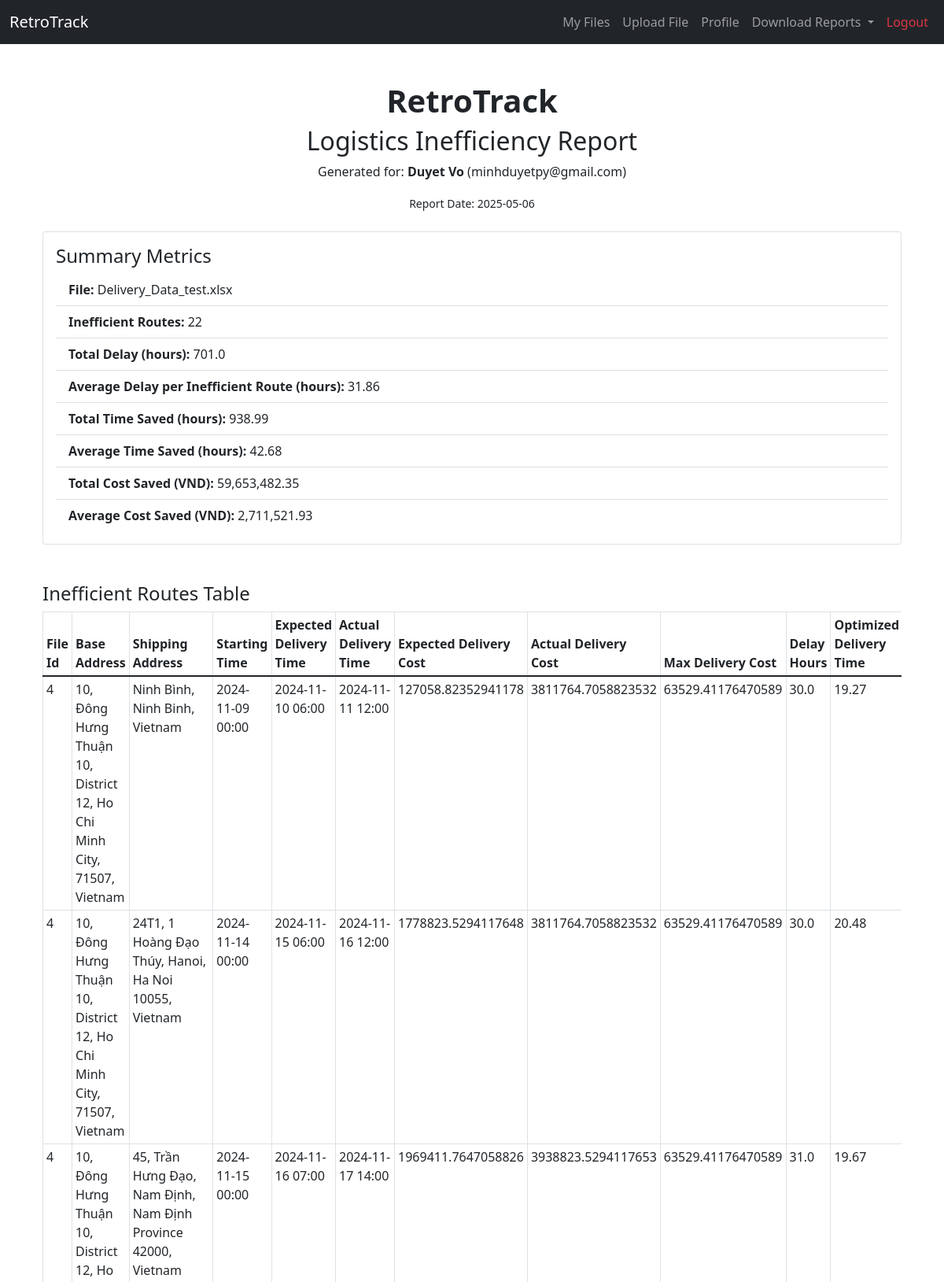
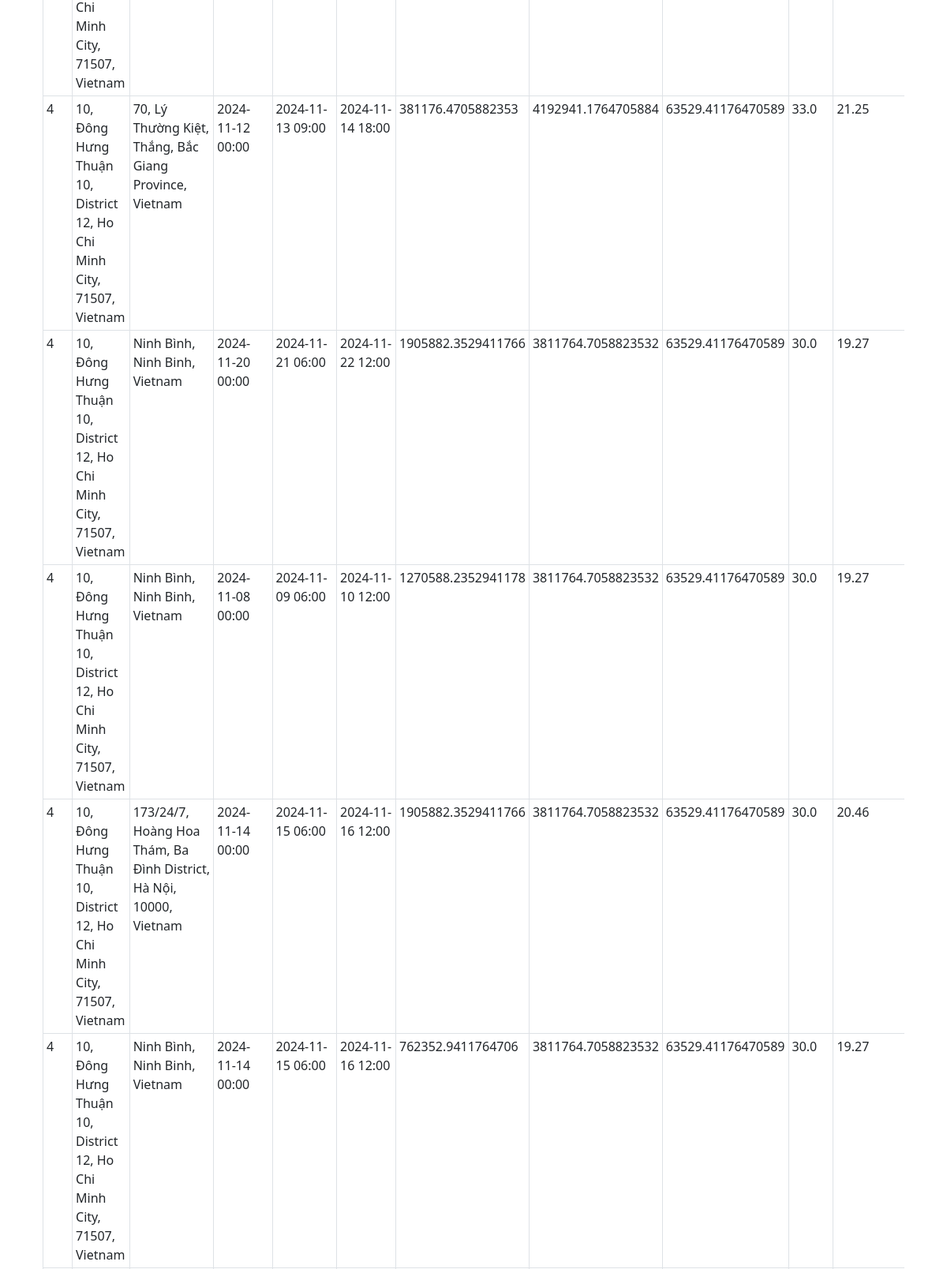
The page /report/4 (signed in, upper part) on the database its author committed (2 pictures, top to bottom).
### app/models.py (models this page shows, shortened)
class User(db.Model):
    id = db.Column(db.Integer, primary_key=True)
    first_name = db.Column(db.String(100), nullable=False)
    last_name = db.Column(db.String(100), nullable=False)
    email = db.Column(db.String(120), unique=True, nullable=False)
    password = db.Column(db.String(60), nullable=False)

class File(db.Model):
    id = db.Column(db.Integer, primary_key=True)
    filename = db.Column(db.String(255), nullable=False)
    upload_date = db.Column(db.DateTime, nullable=False, default=datetime.utcnow)
    size = db.Column(db.Float, nullable=False)
    user_id = db.Column(db.Integer, nullable=False)
    parsed_data = db.Column(db.Text, nullable=True)

class InefficientRoute(db.Model):
    id = db.Column(db.Integer, primary_key=True)
    file_id = db.Column(db.Integer, db.ForeignKey('file.id'), nullable=False)
    base_address = db.Column(db.String(255), nullable=False)
    shipping_address = db.Column(db.String(255), nullable=False)
    starting_time = db.Column(db.DateTime, nullable=False)
    expected_delivery_time = db.Column(db.DateTime, nullable=False)
    actual_delivery_time = db.Column(db.DateTime, nullable=False)
    expected_delivery_cost = db.Column(db.Float, nullable=False)
    actual_delivery_cost = db.Column(db.Float, nullable=False)
    max_delivery_cost = db.Column(db.Float, nullable=False)
    optimized_delivery_time = db.Column(db.Float, nullable=True)
    time_saved = db.Column(db.Float, nullable=True)

### app/report_routes.py (the view)
@app.route('/report/<int:file_id>')
def report_preview(file_id):
    if 'user_id' not in session:
        flash("Login required.", "danger")
        return redirect(url_for('login'))
    user = User.query.get(session['user_id'])
    summary = generate_summary(file_id, user)
    chart_url = f"/static/plots/cost_waste_{file_id}.png"
    return render_template(
        "report_preview.html",
        summary=summary,
        file_id=file_id,
        chart_url=chart_url
    )

### app/helpers/geoapify.py (called while the page is built)
def update_cached_routes(routes):
    updated = False
    for r in routes:
        if r.optimized_delivery_time is None or r.time_saved is None:
            opt_time = get_optimized_route_time(r.base_address, r.shipping_address)
            if opt_time is not None:
                actual_dur = (r.actual_delivery_time - r.starting_time).total_seconds() / 3600.0
                if actual_dur > opt_time:
                    r.optimized_delivery_time = round(opt_time, 2)
                    r.time_saved = round(actual_dur - opt_time, 2)
                    updated = True
    if updated:
        try:
            db.session.commit()
        except Exception as e:
            db.session.rollback()
            print("Error committing route updates:", e)

### app/routes.py (called while the page is built)
@app.context_processor
def inject_now():
    return {"now": datetime.utcnow()}

@app.context_processor
def inject_user_files():
    if 'user_id' in session:
        files = File.query.filter_by(user_id=session['user_id']).all()
    else:
        files = []
    return dict(user_files=files)

### app/templates/report_preview.html (shortened to what this page needs)
{% extends "base.html" %}
{% block content %}
    <div class="container my-5">
        <div class="text-center mb-4">
            <h1 class="fw-bold">RetroTrack</h1>
            <h2 class="mt-2">Logistics Inefficiency Report</h2>
            <p>Generated for: <strong>{{ summary.user_name }}</strong> ({{ summary.user_email }})</p>
            <p><small>Report Date: {{ now.strftime('%Y-%m-%d') }}</small></p>
        </div>
        <div class="card mb-4">
            <div class="card-body">
                <h4 class="card-title">Summary Metrics</h4>
                <ul class="list-group list-group-flush">
                    <li class="list-group-item"><strong>File:</strong> {{ summary.file_name }}</li>
                    <li class="list-group-item"><strong>Inefficient Routes:</strong> {{ summary.inefficient_routes }}
                    </li>
                    <li class="list-group-item"><strong>Total Delay (hours):</strong> {{ summary.total_delayed_hours }}
                    </li>
                    <li class="list-group-item"><strong>Average Delay per Inefficient Route
                        (hours):</strong> {{ summary.avg_delayed_hours }}</li>
                    <li class="list-group-item"><strong>Total Time Saved
                        (hours):</strong> {{ summary.total_time_saved }}</li>
                    <li class="list-group-item"><strong>Average Time Saved
                        (hours):</strong> {{ summary.avg_time_saved }}</li>
                    <li class="list-group-item"><strong>Total Cost Saved
                        (VND):</strong> {{ "{:,}".format(summary.total_cost_saved) }}</li>
                    <li class="list-group-item"><strong>Average Cost Saved
                        (VND):</strong> {{ "{:,}".format(summary.avg_cost_saved) }}</li>
                </ul>
            </div>
        </div>
        {% if summary.ineff_table %}
            <h4 class="mt-5">Inefficient Routes Table</h4>
            <div class="table-responsive">
                <table class="table table-bordered table-sm">
                    <thead>
                    <tr>
                        {% for key in summary.ineff_table[0].keys() %}
                            <th>{{ key.replace('_', ' ').title() }}</th>
                        {% endfor %}
                    </tr>
                    </thead>
                    <tbody>
                    {% for row in summary.ineff_table %}
                        <tr>
                            {% for value in row.values() %}
                                <td>{{ value }}</td>
                            {% endfor %}
                        </tr>
                    {% endfor %}
                    </tbody>
                </table>
            </div>
        {% endif %}
    </div>
{% endblock %}

### rows shown on the page
User: user_email "minhduyetpy@gmail.com"
File: file_name "Delivery_Data_test.xlsx"
InefficientRoute: values "4" "2024-11-09 00:00" "2024-11-10 06:00" "2024-11-11 12:00" "30.0", base_address "10, Đông Hưng Thuận 10, District 12, Ho Chi Minh City, 71507, Vietnam", shipping_address "Ninh Bình, Ninh Binh, Vietnam", expected_delivery_cost "127058.82352941178", actual_delivery_cost "3811764.7058823532", max_delivery_cost "63529.41176470589", optimized_delivery_time "19.27"
InefficientRoute: values "4" "2024-11-14 00:00" "2024-11-15 06:00" "2024-11-16 12:00" "30.0", base_address "10, Đông Hưng Thuận 10, District 12, Ho Chi Minh City, 71507, Vietnam", shipping_address "24T1, 1 Hoàng Đạo Thúy, Hanoi, Ha Noi 10055, Vietnam", expected_delivery_cost "1778823.5294117648", actual_delivery_cost "3811764.7058823532", max_delivery_cost "63529.41176470589", optimized_delivery_time "20.48"
InefficientRoute: values "4" "2024-11-15 00:00" "2024-11-16 07:00" "2024-11-17 14:00" "31.0", base_address "10, Đông Hưng Thuận 10, District 12, Ho Chi Minh City, 71507, Vietnam", shipping_address "45, Trần Hưng Đạo, Nam Định, Nam Định Province 42000, Vietnam", expected_delivery_cost "1969411.7647058826", actual_delivery_cost "3938823.5294117653", max_delivery_cost "63529.41176470589", optimized_delivery_time "19.67"
InefficientRoute: values "4" "2024-11-12 00:00" "2024-11-13 09:00" "2024-11-14 18:00" "33.0", base_address "10, Đông Hưng Thuận 10, District 12, Ho Chi Minh City, 71507, Vietnam", shipping_address "70, Lý Thường Kiệt, Thắng, Bắc Giang Province, Vietnam", expected_delivery_cost "381176.4705882353", actual_delivery_cost "4192941.1764705884", max_delivery_cost "63529.41176470589", optimized_delivery_time "21.25"
InefficientRoute: values "4" "2024-11-20 00:00" "2024-11-21 06:00" "2024-11-22 12:00" "30.0", base_address "10, Đông Hưng Thuận 10, District 12, Ho Chi Minh City, 71507, Vietnam", shipping_address "Ninh Bình, Ninh Binh, Vietnam", expected_delivery_cost "1905882.3529411766", actual_delivery_cost "3811764.7058823532", max_delivery_cost "63529.41176470589", optimized_delivery_time "19.27"
InefficientRoute: values "4" "2024-11-08 00:00" "2024-11-09 06:00" "2024-11-10 12:00" "30.0", base_address "10, Đông Hưng Thuận 10, District 12, Ho Chi Minh City, 71507, Vietnam", shipping_address "Ninh Bình, Ninh Binh, Vietnam", expected_delivery_cost "1270588.2352941178", actual_delivery_cost "3811764.7058823532", max_delivery_cost "63529.41176470589", optimized_delivery_time "19.27"
InefficientRoute: values "4" "2024-11-14 00:00" "2024-11-15 06:00" "2024-11-16 12:00" "30.0", base_address "10, Đông Hưng Thuận 10, District 12, Ho Chi Minh City, 71507, Vietnam", shipping_address "173/24/7, Hoàng Hoa Thám, Ba Đình District, Hà Nội, 10000, Vietnam", expected_delivery_cost "1905882.3529411766", actual_delivery_cost "3811764.7058823532", max_delivery_cost "63529.41176470589", optimized_delivery_time "20.46"
InefficientRoute: values "4" "2024-11-14 00:00" "2024-11-15 06:00" "2024-11-16 12:00" "30.0", base_address "10, Đông Hưng Thuận 10, District 12, Ho Chi Minh City, 71507, Vietnam", shipping_address "Ninh Bình, Ninh Binh, Vietnam", expected_delivery_cost "762352.9411764706", actual_delivery_cost "3811764.7058823532", max_delivery_cost "63529.41176470589", optimized_delivery_time "19.27"

### other values the page prints
{{ summary.user_name }} "Duyet Vo"
{{ summary.inefficient_routes }} "22"
{{ summary.total_delayed_hours }} "701.0"
{{ summary.avg_delayed_hours }} "31.86"
{{ summary.total_time_saved }} "938.99"
{{ summary.avg_time_saved }} "42.68"
{{ "{:,}".format(summary.total_cost_saved) }} "59,653,482.35"
{{ "{:,}".format(summary.avg_cost_saved) }} "2,711,521.93"
{{ key.replace('_', ' ').title() }} "File Id" "Base Address" "Shipping Address" "Starting Time" "Expected Delivery Time" "Actual Delivery Time" "Expected Delivery Cost" "Actual Delivery Cost" "Max Delivery Cost" "Delay Hours" "Optimized Delivery Time"
